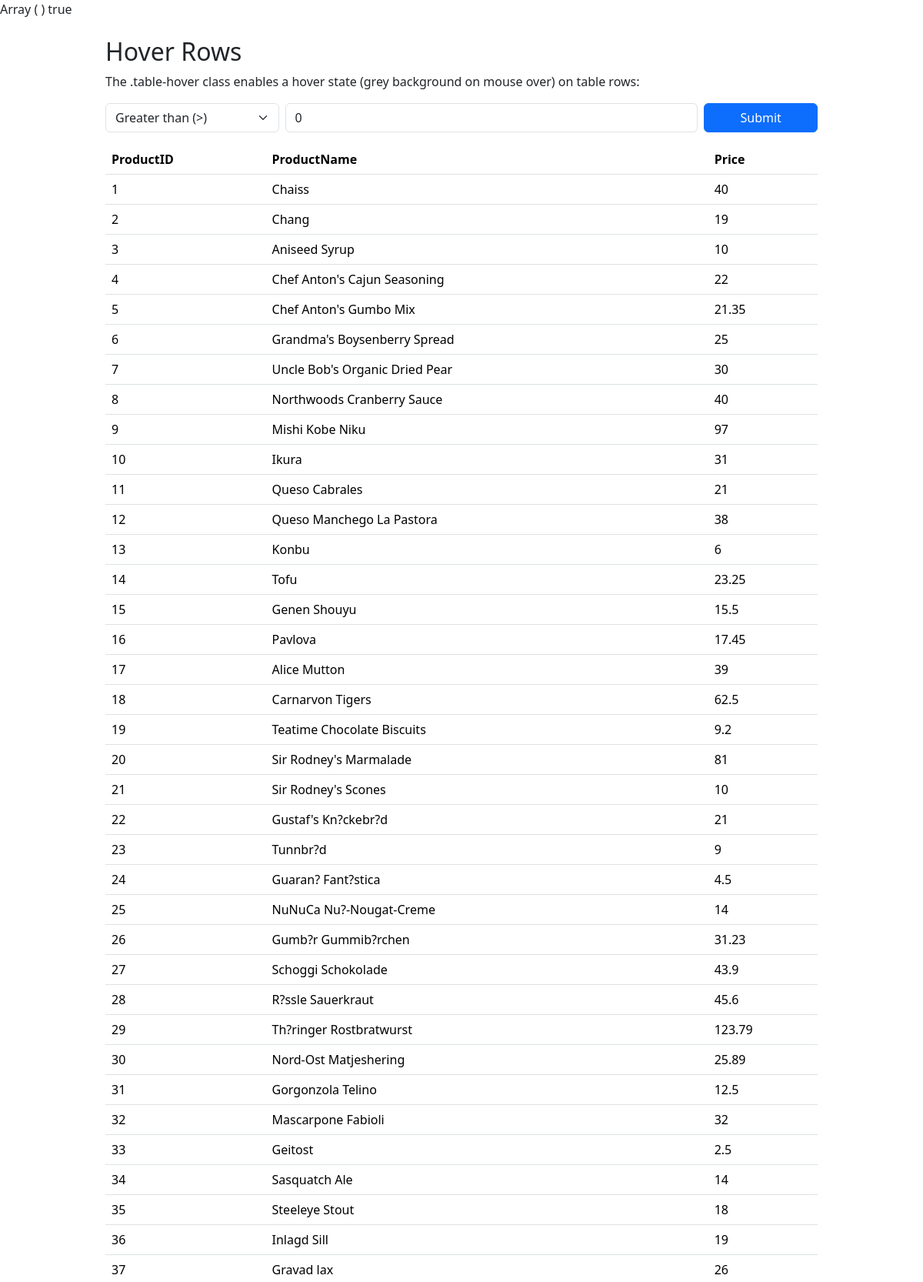
Page /wk5_db2.php (upper part) on the committed database.
### tables this page shows
CREATE TABLE `tb_products` (
  `i_ProductID` int(11) NOT NULL,
  `c_ProductName` varchar(30) NOT NULL,
  `i_SupplierID` int(11) NOT NULL,
  `i_CategoryID` int(11) NOT NULL,
  `c_Unit` varchar(30) NOT NULL,
  `i_Price` float NOT NULL
);

### wk5_db2.php (the view, shortened to what this page needs)
<?php
require_once "ConnDB.php";
print_r($_POST);
echo empty($_POST['price_filter']) ? "true" : "false";
$price_filter = empty($_POST['price_filter']) ? 0 : $_POST['price_filter'];
$operator = empty($_POST['operator']) ? '>' : $_POST['operator'];
try {
$sql = "SELECT i_ProductID, c_ProductName, i_Price
FROM tb_products
WHERE i_Price $operator $price_filter";
$result = $conn->query($sql);
$datas_counter = $result->rowCount();
$datas = $result->fetchAll(PDO::FETCH_ASSOC);
} catch(PDOException $e) {
echo "Error: " . $e->getMessage();
}
?>
<!DOCTYPE html>
<html lang="en">
<head>
<link href="https://cdn.jsdelivr.net/npm/bootstrap@5.3.3/dist/css/bootstrap.min.css" rel="stylesheet">
</head>
<body>
<div class="container mt-4">
<div class="row">
<div class="col-sm-1"></div>
<div class="col-sm-10">
   <h2>Hover Rows</h2>
   <p>The .table-hover class enables a hover state (grey background on mouse over) on table rows:</p>
 <form method="post" action="wk5_db2.php">
 <div class="row g-2 mb-3">
   <div class="col-sm-3">
     <select name="operator" class="form-select">
       <option value=">" <?= $operator == '>' ? 'selected' : '' ?>>Greater than (>)</option>
     </select>
   </div>
   <div class="col-sm-7">
     <input type="number" class="form-control" placeholder="please input price to filter" name="price_filter" value="<?= htmlspecialchars($price_filter) ?>">
   </div>
   <div class="col-sm-2">
     <button type="submit" class="btn btn-primary w-100"> Submit </button>
   </div>
 </div>
 </form>
<table class="table table-hover">
<thead>
<tr>
<th>ProductID</th>
<th>ProductName</th>
<th>Price</th>
</tr>
</thead>
<tbody>
<?php
for($n=0;$n<$datas_counter;$n+=1){
echo "<tr>
<td>".$datas[$n]['i_ProductID']."</td>
<td>".$datas[$n]['c_ProductName']."</td>
<td>".$datas[$n]['i_Price']."</td>
</tr>";
}
?>
</tbody>
</table>
</div>
<div class="col-sm-1"></div>
</div>
</div>
</body>
</html>

### rows in the picture
tb_products: i_ProductID "1", c_ProductName "Chaiss", i_Price "40"
tb_products: i_ProductID "2", c_ProductName "Chang", i_Price "19"
tb_products: i_ProductID "3", c_ProductName "Aniseed Syrup", i_Price "10"
tb_products: i_ProductID "4", c_ProductName "Chef Anton's Cajun Seasoning", i_Price "22"
tb_products: i_ProductID "5", c_ProductName "Chef Anton's Gumbo Mix", i_Price "21.35"
tb_products: i_ProductID "6", c_ProductName "Grandma's Boysenberry Spread", i_Price "25"
tb_products: i_ProductID "7", c_ProductName "Uncle Bob's Organic Dried Pear", i_Price "30"
tb_products: i_ProductID "8", c_ProductName "Northwoods Cranberry Sauce", i_Price "40"
tb_products: i_ProductID "9", c_ProductName "Mishi Kobe Niku", i_Price "97"
tb_products: i_ProductID "10", c_ProductName "Ikura", i_Price "31"
tb_products: i_ProductID "11", c_ProductName "Queso Cabrales", i_Price "21"
tb_products: i_ProductID "12", c_ProductName "Queso Manchego La Pastora", i_Price "38"
tb_products: i_ProductID "13", c_ProductName "Konbu", i_Price "6"
tb_products: i_ProductID "14", c_ProductName "Tofu", i_Price "23.25"
tb_products: i_ProductID "15", c_ProductName "Genen Shouyu", i_Price "15.5"
tb_products: i_ProductID "16", c_ProductName "Pavlova", i_Price "17.45"
tb_products: i_ProductID "17", c_ProductName "Alice Mutton", i_Price "39"
tb_products: i_ProductID "18", c_ProductName "Carnarvon Tigers", i_Price "62.5"
tb_products: i_ProductID "19", c_ProductName "Teatime Chocolate Biscuits", i_Price "9.2"
tb_products: i_ProductID "20", c_ProductName "Sir Rodney's Marmalade", i_Price "81"
tb_products: i_ProductID "21", c_ProductName "Sir Rodney's Scones", i_Price "10"
tb_products: i_ProductID "22", c_ProductName "Gustaf's Kn?ckebr?d", i_Price "21"
tb_products: i_ProductID "23", c_ProductName "Tunnbr?d", i_Price "9"
tb_products: i_ProductID "24", c_ProductName "Guaran? Fant?stica", i_Price "4.5"
tb_products: i_ProductID "25", c_ProductName "NuNuCa Nu?-Nougat-Creme", i_Price "14"
tb_products: i_ProductID "26", c_ProductName "Gumb?r Gummib?rchen", i_Price "31.23"
tb_products: i_ProductID "27", c_ProductName "Schoggi Schokolade", i_Price "43.9"
tb_products: i_ProductID "28", c_ProductName "R?ssle Sauerkraut", i_Price "45.6"
tb_products: i_ProductID "29", c_ProductName "Th?ringer Rostbratwurst", i_Price "123.79"
tb_products: i_ProductID "30", c_ProductName "Nord-Ost Matjeshering", i_Price "25.89"
tb_products: i_ProductID "31", c_ProductName "Gorgonzola Telino", i_Price "12.5"
tb_products: i_ProductID "32", c_ProductName "Mascarpone Fabioli", i_Price "32"
tb_products: i_ProductID "33", c_ProductName "Geitost", i_Price "2.5"
tb_products: i_ProductID "34", c_ProductName "Sasquatch Ale", i_Price "14"
tb_products: i_ProductID "35", c_ProductName "Steeleye Stout", i_Price "18"
tb_products: i_ProductID "36", c_ProductName "Inlagd Sill", i_Price "19"
tb_products: i_ProductID "37", c_ProductName "Gravad lax", i_Price "26"
